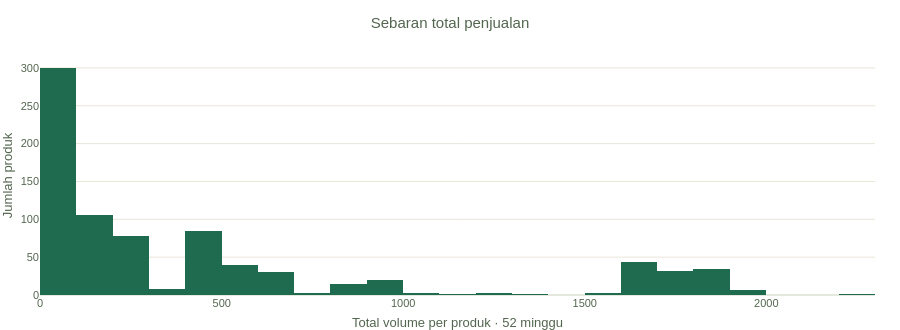
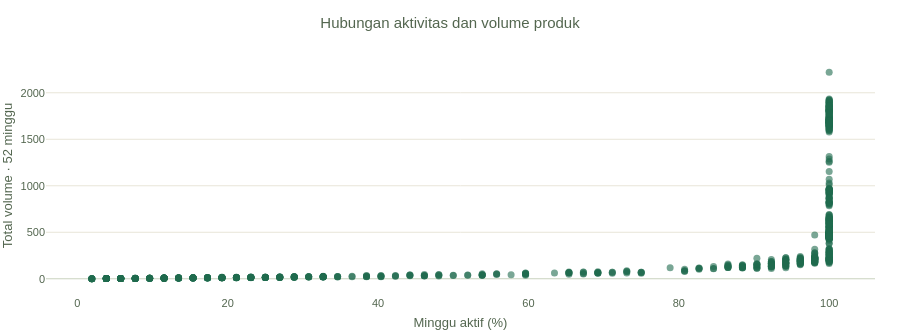
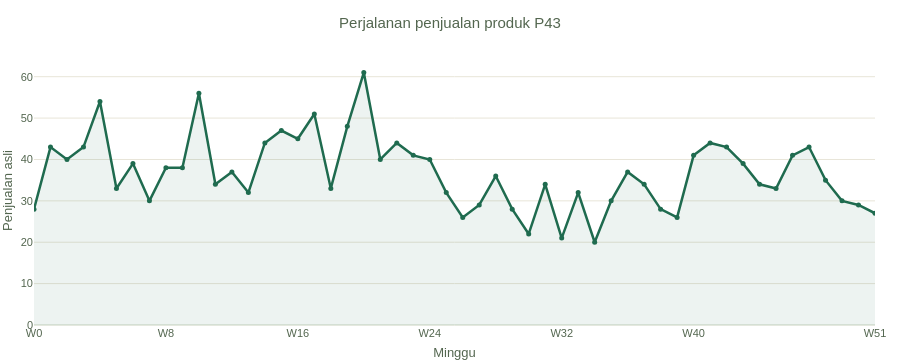

Here is the notebook cell these charts were saved with, in order:
### Markdown cell above
## 4. Eksplorasi data — halaman Eksplorasi dashboard

Eksplorasi mencakup distribusi total volume per produk, hubungan antara persentase minggu aktif dan total volume, tabel statistik produk, serta deret waktu satu produk. Filter/pencarian pada tabel tidak mengubah populasi yang digunakan untuk clustering.

**Interpretasi:** histogram total volume menunjukkan kemencengan dan kemungkinan produk ber-volume ekstrem. Scatter aktivitas–volume membantu melihat apakah volume tinggi berhubungan dengan frekuensi aktif. Keduanya merupakan analisis deskriptif pada data asli.

### Code cell
DEFAULT_PRODUCT = "P43" if "P43" in set(product_codes) else str(product_codes[0])
exploration_figures = create_exploration_figures(
    product_stats=product_stats,
    W_original=W_original,
    selected_product=DEFAULT_PRODUCT,
    config=config,
)
for figure_name, figure in exploration_figures.items():
    print(figure_name)
    display(figure)

display(product_stats.sort_values("Total volume", ascending=False).head(15))
print("Produk yang ditampilkan pada grafik detail:", DEFAULT_PRODUCT)

### Figure 1 — Plotly figure (JSON) as saved in the notebook; plotly's stock layout.template omitted (floating-point values rounded to 4 significant figures; data arrays with more than 128 entries replaced by an {"elided": "..."} marker saying what was removed)
{"data": [{"bingroup": "x", "hovertemplate": "Total volume=%{x}<br>count=%{y}<extra></extra>", "legendgroup": "", "marker": {"color": "#1F6B4F", "pattern": {"shape": ""}}, "name": "", "nbinsx": 35, "orientation": "v", "showlegend": false, "type": "histogram", "x": {"elided": "811 float values"}, "xaxis": "x", "yaxis": "y"}], "layout": {"barmode": "relative", "colorway": ["#1F6B4F", "#C39231", "#6285A0", "#9A6775", "#8A78A1"], "font": {"color": "#53664F", "family": "Plus Jakarta Sans, Arial", "size": 11}, "height": 330, "hoverlabel": {"bgcolor": "#FFFDF7", "font": {"size": 12}}, "legend": {"font": {"size": 11}, "orientation": "h", "tracegroupgap": 0, "x": 0, "y": 1.12}, "margin": {"b": 15, "l": 8, "r": 25, "t": 56}, "paper_bgcolor": "rgba(0,0,0,0)", "plot_bgcolor": "rgba(0,0,0,0)", "separators": ",.", "title": {"text": "Sebaran total penjualan"}, "transition": {"duration": 0}, "xaxis": {"anchor": "y", "automargin": true, "domain": [0, 1], "showgrid": false, "title": {"text": "Total volume per produk · 52 minggu"}, "zeroline": false}, "yaxis": {"anchor": "x", "automargin": true, "domain": [0, 1], "gridcolor": "#E8E5D8", "title": {"text": "Jumlah produk"}, "zerolinecolor": "#C9D2BE"}}}

### Figure 2 — Plotly figure (JSON) as saved in the notebook; plotly's stock layout.template omitted (floating-point values rounded to 4 significant figures; data arrays with more than 128 entries replaced by an {"elided": "..."} marker saying what was removed)
{"data": [{"customdata": {"elided": "811x2 float values"}, "hovertemplate": "<b>%{hovertext}</b><br><br>Minggu aktif (%)=%{x}<br>Total volume=%{y}<br>Minggu nol=%{customdata[0]}<br>Puncak mingguan=%{customdata[1]}<extra></extra>", "hovertext": {"elided": "811 str values"}, "legendgroup": "", "marker": {"color": "#1F6B4F", "opacity": 0.6, "size": 7, "symbol": "circle"}, "mode": "markers", "name": "", "orientation": "v", "showlegend": false, "type": "scatter", "x": {"elided": "811 float values"}, "xaxis": "x", "y": {"elided": "811 float values"}, "yaxis": "y"}], "layout": {"colorway": ["#1F6B4F", "#C39231", "#6285A0", "#9A6775", "#8A78A1"], "font": {"color": "#53664F", "family": "Plus Jakarta Sans, Arial", "size": 11}, "height": 330, "hoverlabel": {"bgcolor": "#FFFDF7", "font": {"size": 12}}, "legend": {"font": {"size": 11}, "orientation": "h", "tracegroupgap": 0, "x": 0, "y": 1.12}, "margin": {"b": 15, "l": 8, "r": 25, "t": 56}, "paper_bgcolor": "rgba(0,0,0,0)", "plot_bgcolor": "rgba(0,0,0,0)", "separators": ",.", "title": {"text": "Hubungan aktivitas dan volume produk"}, "transition": {"duration": 0}, "xaxis": {"anchor": "y", "automargin": true, "domain": [0, 1], "showgrid": false, "title": {"text": "Minggu aktif (%)"}, "zeroline": false}, "yaxis": {"anchor": "x", "automargin": true, "domain": [0, 1], "gridcolor": "#E8E5D8", "title": {"text": "Total volume · 52 minggu"}, "zerolinecolor": "#C9D2BE"}}}

### Figure 3 — Plotly figure (JSON) as saved in the notebook; plotly's stock layout.template omitted (floating-point values rounded to 4 significant figures)
{"data": [{"fill": "tozeroy", "fillcolor": "rgba(31,107,79,.08)", "hovertemplate": "W%{x}<br>Volume: %{y:,.0f}<extra></extra>", "line": {"color": "#1F6B4F", "width": 2.5}, "marker": {"size": 5}, "mode": "lines+markers", "type": "scatter", "x": [0, 1, 2, 3, 4, 5, 6, 7, 8, 9, 10, 11, 12, 13, 14, 15, 16, 17, 18, 19, 20, 21, 22, 23, 24, 25, 26, 27, 28, 29, 30, 31, 32, 33, 34, 35, 36, 37, 38, 39, 40, 41, 42, 43, 44, 45, 46, 47, 48, 49, 50, 51], "y": [28.0, 43.0, 40.0, 43.0, 54.0, 33.0, 39.0, 30.0, 38.0, 38.0, 56.0, 34.0, 37.0, 32.0, 44.0, 47.0, 45.0, 51.0, 33.0, 48.0, 61.0, 40.0, 44.0, 41.0, 40.0, 32.0, 26.0, 29.0, 36.0, 28.0, 22.0, 34.0, 21.0, 32.0, 20.0, 30.0, 37.0, 34.0, 28.0, 26.0, 41.0, 44.0, 43.0, 39.0, 34.0, 33.0, 41.0, 43.0, 35.0, 30.0, 29.0, 27.0]}], "layout": {"colorway": ["#1F6B4F", "#C39231", "#6285A0", "#9A6775", "#8A78A1"], "font": {"color": "#53664F", "family": "Plus Jakarta Sans, Arial", "size": 11}, "height": 360, "hoverlabel": {"bgcolor": "#FFFDF7", "font": {"size": 12}}, "legend": {"font": {"size": 11}, "orientation": "h", "x": 0, "y": 1.12}, "margin": {"b": 15, "l": 8, "r": 25, "t": 56}, "paper_bgcolor": "rgba(0,0,0,0)", "plot_bgcolor": "rgba(0,0,0,0)", "separators": ",.", "title": {"text": "Perjalanan penjualan produk P43"}, "transition": {"duration": 0}, "xaxis": {"automargin": true, "showgrid": false, "tickmode": "array", "ticktext": ["W0", "W8", "W16", "W24", "W32", "W40", "W51"], "tickvals": [0, 8, 16, 24, 32, 40, 51], "title": {"text": "Minggu"}, "zeroline": false}, "yaxis": {"automargin": true, "gridcolor": "#E8E5D8", "rangemode": "tozero", "title": {"text": "Penjualan asli"}, "zerolinecolor": "#C9D2BE"}}}
